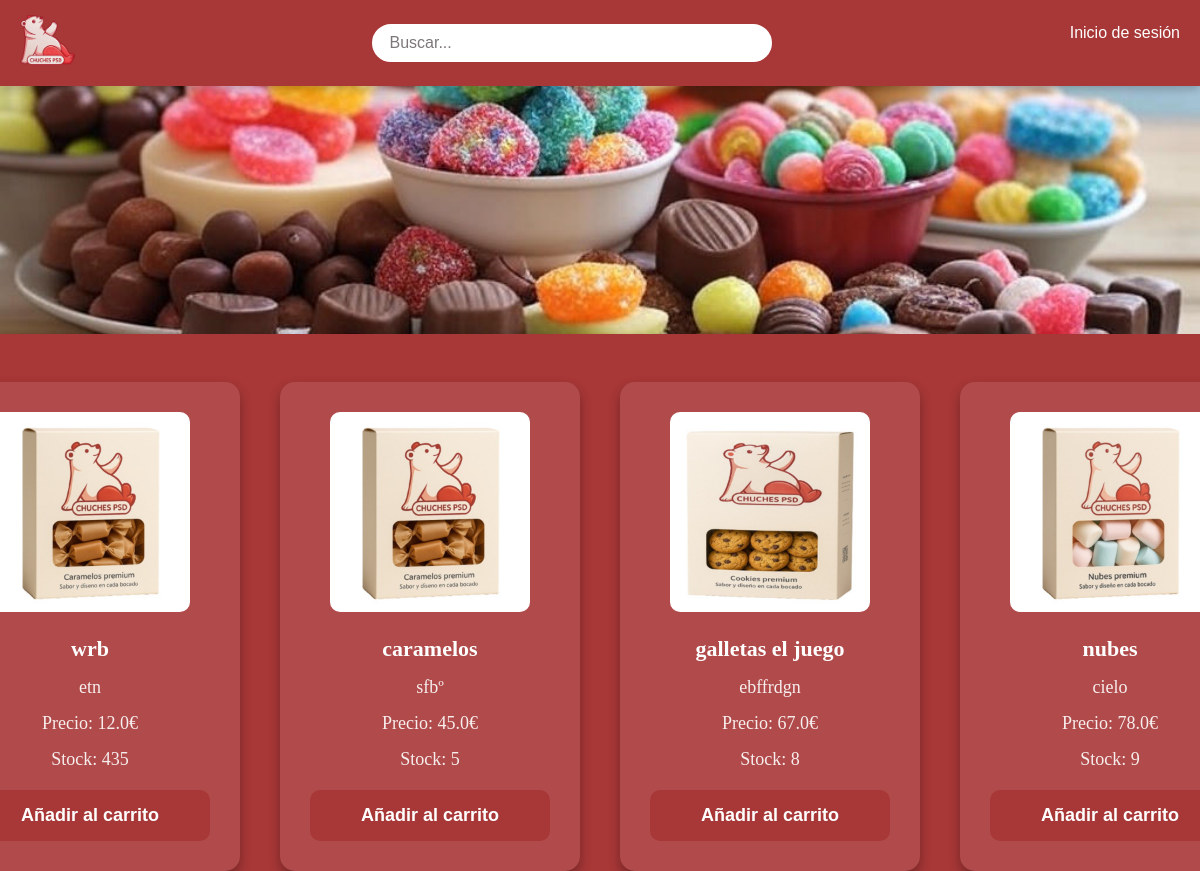
Page /inicio on the earlier database version.
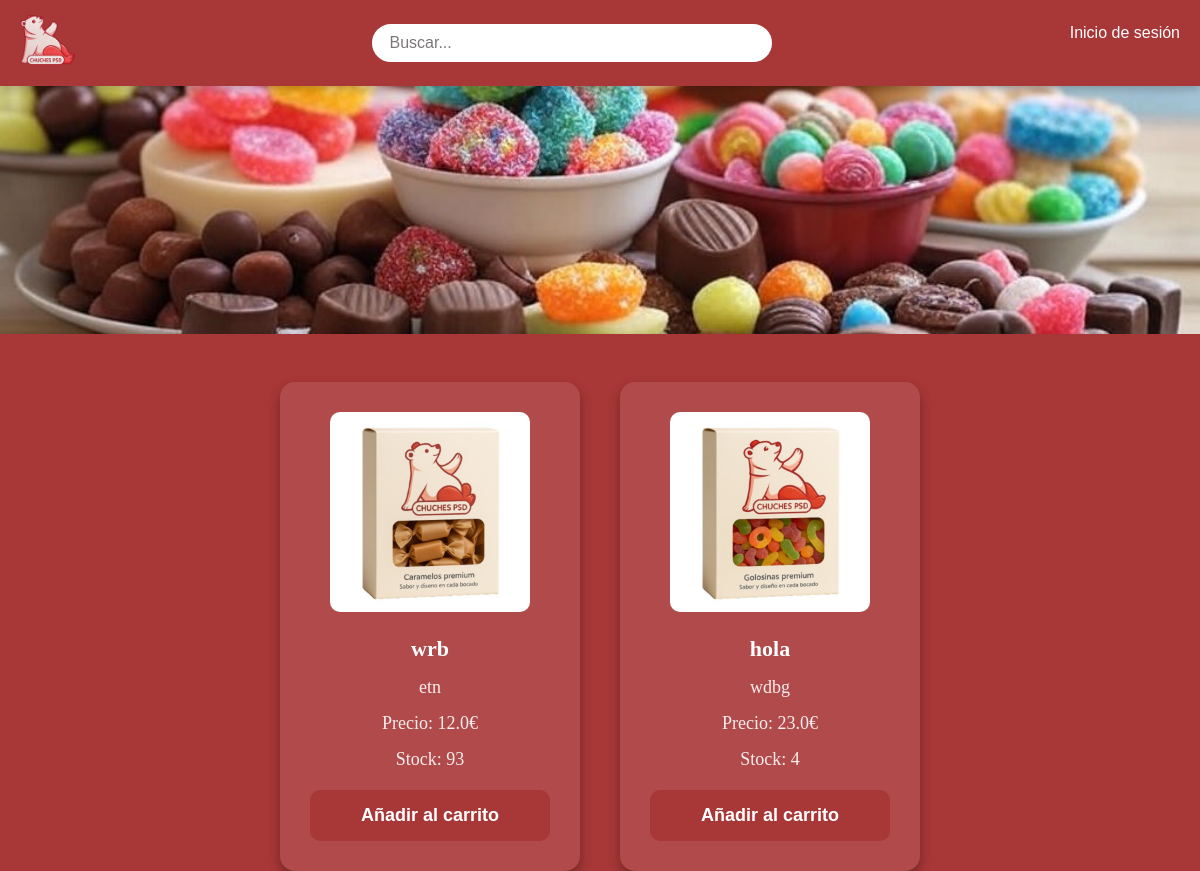
Same page on the later database version.
### app.py (models this page shows)
class Product(db.Model):
    id = db.Column(db.Integer, primary_key=True)
    nombre = db.Column(db.String(100), nullable=False)
    descripcion = db.Column(db.Text, nullable=False)
    precio = db.Column(db.Float, nullable=False)
    stock = db.Column(db.Integer, nullable=False)
    image_path = db.Column(db.String(200), nullable=False)  # Ruta de la imagen
    seller_id = db.Column(db.Integer, db.ForeignKey('user.id'), nullable=True)
    seller = db.relationship('User', backref=db.backref('products', lazy=True))

### app.py (the view, shortened to what this page needs)
@app.route('/inicio', methods=['GET', 'POST'])
def inicio():
    products = Product.query.all()
    return render_template('inicio.html', products=products)

### app.py (called while the page is built, shortened)
@app.before_request
def create_tables():
    db.create_all()

@app.before_request
def create_test_users():
    db.session.commit()

def get_current_user():
    user_id = session.get('user_id')
    if user_id:
        return User.query.get(user_id)
    return None

@app.context_processor
def inject_user():
    return dict(current_user=get_current_user())

### templates/inicio.html (shortened to what this page needs)
<!DOCTYPE html>
<html lang="es">
<head>
  <link rel="stylesheet" href="{{ url_for('static', filename='css/styles.css') }}">
</head>
<body>
  <nav class="navbar">
    <div class="navbar-container">
      <a href="#" class="navbar-logo">
        <img src="../static/imgs/logo_chuchesPSD.png" alt="Logo" height="50">
      </a>
      <div class="navbar-search">
        <input type="text" placeholder="Buscar...">
      </div>
      <ul class="navbar-menu">
        {% if current_user %}
          {% if current_user.is_admin %}
            <li><a href="{{ url_for('inventario') }}">Inventario</a></li>
            <li><a href="{{ url_for('carrito') }}">Ver carrito</a></li>
          {% elif current_user.is_seller %}
            <li><a href="{{ url_for('inventario') }}">Inventario</a></li>
          {% else %}
            <li><a href="{{ url_for('carrito') }}">Ver carrito</a></li>
          {% endif %}
          <li><a href="{{ url_for('logout') }}">Cerrar sesión</a></li>
        {% else %}
          <li><a href="{{ url_for('login') }}">Inicio de sesión</a></li>
        {% endif %}
      </ul>
    </div>
  </nav>
  <section class="slider-wrapper">
    <div class="slider">
      <img src="{{ url_for('static', filename='imgs/banner1.jpg') }}" alt="Banner 1">
    </div>
  </section>
  <section class="products-section">
    <header>
      <h1 class="products-title">Productos en Venta</h1>
    </header>
    <main>
      <div class="products-container">
        {% for product in products %}
        <div class="product-card">
          {% if product.image_path %}
            <img src="{{ url_for('static', filename=product.image_path) }}" alt="{{ product.nombre }}">
          {% endif %}
          <h3 class="product-name">{{ product.nombre }}</h3>
          <p>{{ product.descripcion }}</p>
          <p>Precio: {{ product.precio }}€</p>
          <p>Stock: {{ product.stock }}</p>
          <form action="{{ url_for('carrito') }}" method="POST">
            <button type="submit">Añadir al carrito</button>
          </form>
        </div>
        {% else %}
        <p>No hay productos disponibles.</p>
        {% endfor %}
      </div>
    </main>
  </section>
</body>
</html>

### static/css/styles.css (style rules this page uses)
* { margin: 0; padding: 0; box-sizing: border-box; }
body { display: flex; align-items: center; justify-content: center; min-height: 100vh; width: 100%; padding: 0 10px; background: #A83737; }
body::before { content: none; }
form { display: flex; flex-direction: column; }
button { background-color: #A83737; color: #ffffff; font-weight: 600; border: none; padding: 15px 20px; cursor: pointer; border-radius: 25px; font-size: 16px; border: 2px solid transparent; transition: all 0.3s ease; }
.navbar { position: fixed; top: 0; left: 0; width: 100%; background-color: #A83737; padding: 15px 20px; display: flex; justify-content: space-between; align-items: center; color: #ffffff; font-family: Arial, sans-serif; box-shadow: 0 4px 8px rgba(0, 0, 0, 0.2); z-index: 1000; }
.navbar-container { display: flex; justify-content: space-between; align-items: center; width: 100%; }
.navbar-logo { font-size: 1.5rem; font-weight: bold; color: #ffffff; text-decoration: none; }
.navbar-menu { list-style: none; display: flex; gap: 20px; margin: 0; padding: 0; }
.navbar-menu li { position: relative; }
.navbar-menu a { color: #ffffff; text-decoration: none; font-size: 1rem; transition: color 0.3s ease; }
.navbar-search { flex-grow: 1; display: flex; justify-content: center; margin: 0 20px; }
.navbar-search input[type="text"] { width: 100%; max-width: 400px; padding: 8px 15px; border: 2px solid #ffffff; border-radius: 20px; outline: none; font-size: 1rem; color: #A83737; background-color: #ffffff; transition: border-color 0.3s ease; }
.navbar-search input[type="text"]::placeholder { color: #7d7777; }
.slider-wrapper { position: absolute; top: 70px; left: 0; width: 100%; height: 33vh; margin: 0; z-index: 1; }
.slider { display: flex; width: 100%; height: 100%; overflow-x: auto; scroll-snap-type: x mandatory; scroll-behavior: smooth; box-shadow: 0 1.5rem 3rem -0.75rem hsla(0, 0%, 0%, 0.25); -ms-overflow-style: none; scrollbar-width: none; }
.slider img { flex: 1 0 100%; scroll-snap-align: start; object-fit: cover; height: 100%; }
.slider-wrapper { width: 100%; overflow: hidden; margin-bottom: 20px; }
.slider img { width: 100%; height: auto; display: block; }
.products-title { text-align: center; font-size: 36px; font-weight: bold; color: #ffffff; margin: 40px 0; }
.products-container { display: grid; grid-template-columns: repeat(auto-fit, minmax(300px, 1fr)); gap: 40px; justify-content: center; margin: 0 auto; padding: 0 20px; max-width: 1400px; }
.product-card { background: rgba(255, 255, 255, 0.1); border-radius: 15px; padding: 30px; text-align: center; box-shadow: 0 6px 12px rgba(0, 0, 0, 0.3); transition: transform 0.3s ease, box-shadow 0.3s ease; }
.product-card img { width: 200px; height: auto; margin-bottom: 20px; border-radius: 10px; }
.product-card h3 { font-size: 22px; color: #ffffff; margin-bottom: 15px; }
.product-card p { font-size: 18px; color: rgba(255, 255, 255, 0.9); margin-bottom: 15px; }
.product-card button { background-color: #A83737; color: #ffffff; font-weight: bold; border: none; padding: 15px 25px; cursor: pointer; border-radius: 10px; font-size: 18px; transition: all 0.3s ease; }
.product-card { display: block; transition: all 0.3s ease; }
ul { list-style: none; padding: 0; margin: 0; }
ul li { margin-bottom: 20px; text-align: left; color: #ffffff; font-size: 14px; line-height: 1.5; }
form { margin-top: 20px; text-align: left; }
form button { background-color: #A83737; color: #ffffff; font-weight: 600; border: none; padding: 15px 20px; cursor: pointer; border-radius: 25px; font-size: 16px; border: 2px solid transparent; transition: all 0.3s ease; width: 100%; }
.products-section header { margin-top: 300px; }

Differences in the rows shown:
removed Product: image_path (picture), nombre "caramelos", descripcion "sfbº", precio "45.0", stock "5"
removed Product: image_path (picture), nombre "galletas el juego", descripcion "ebffrdgn", precio "67.0", stock "8"
removed Product: image_path (picture), nombre "nubes", descripcion "cielo", precio "78.0", stock "9"
changed Product "wrb": stock "435" → "93"
added Product: image_path (picture), nombre "hola", descripcion "wdbg", precio "23.0", stock "4"
